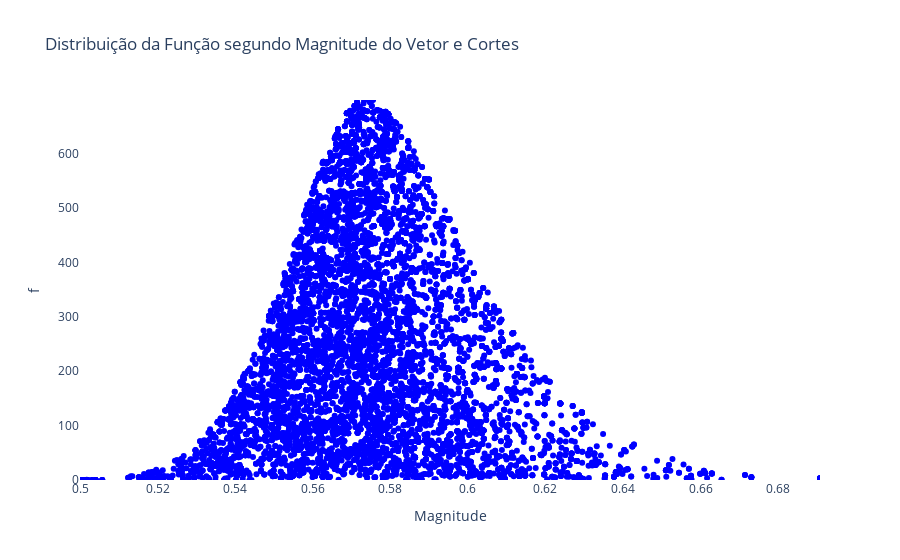

This figure's notebook cell:
### Markdown cell above
#### Analisando Visualmente a relação magnitude x $f(\theta)$

### Code cell
lista_r = [np.linalg.norm(theta) for theta in thetas] # Encontra o módulo de cada vetor theta
lista_pontos = [(lista_r[i], lista_f[i]) for i in range(len(thetas))]

a = [p[0] for p in lista_pontos]
b = [p[1] for p in lista_pontos]

# Plotando o scatter plot
fig = go.Figure()

# Scatter plot de f(theta) x Módulo Theta
fig.add_trace(go.Scatter(x=a, y=b, mode='markers', marker=dict(color='blue', symbol='circle')))

# Adicionando as linhas de cada corte v
#for v in lista_v:
#    fig.add_shape(type="line", x0=0, y0=v, x1=5, y1=v, line=dict(color="red", dash="dash"))

# Layout
fig.update_layout(title='Distribuição da Função segundo Magnitude do Vetor e Cortes',
                  xaxis_title='Magnitude',
                  yaxis_title='f',
                  xaxis=dict(range=[min(a), max(a)]),
                  yaxis=dict(range=[min(b), max(b)]),
                  plot_bgcolor='rgba(0,0,0,0)') # Define a cor de fundo do plot

fig.show()

### Figure 1 — Plotly figure (JSON) as saved in the notebook; plotly's stock layout.template omitted (floating-point values rounded to 4 significant figures; data arrays with more than 128 entries replaced by an {"elided": "..."} marker saying what was removed)
{"data": [{"marker": {"color": "blue", "symbol": "circle"}, "mode": "markers", "type": "scatter", "x": {"elided": "10000 float values"}, "y": {"elided": "10000 float values"}}], "layout": {"plot_bgcolor": "rgba(0,0,0,0)", "title": {"text": "Distribuição da Função segundo Magnitude do Vetor e Cortes"}, "xaxis": {"range": [0.5, 0.6908], "title": {"text": "Magnitude"}}, "yaxis": {"range": [0.04376, 698.7], "title": {"text": "f"}}}}
